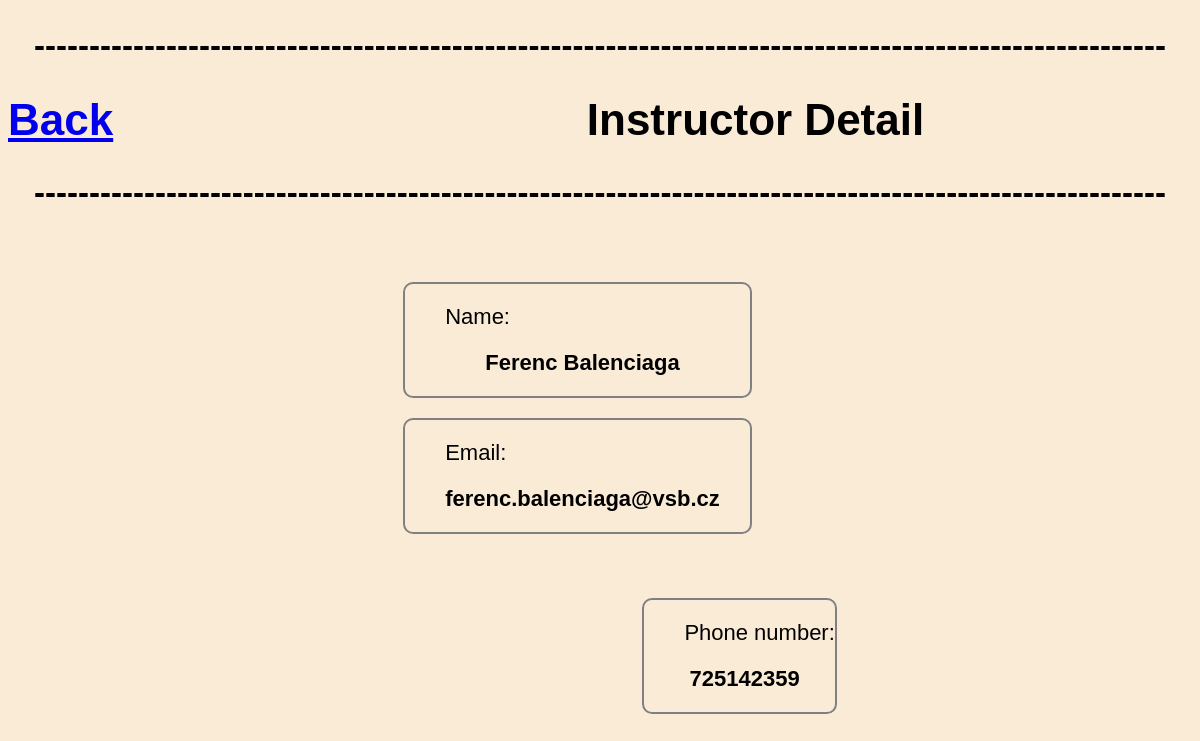
Page /gym/1/reservation/1/workout/2/instructor/1 on the committed database.
### reservations/models.py (models this page shows, shortened)
class Workout(models.Model):
    name = models.CharField(max_length=100)
    description = models.CharField(max_length=100)
    duration = models.IntegerField()
    difficulty = models.CharField(max_length=100)
    instructor = models.ForeignKey(Instructor, on_delete=models.CASCADE)
    equipment = models.ForeignKey(Equipment, on_delete=models.CASCADE)

class Instructor(models.Model):
    firstname = models.CharField(max_length=30)
    lastname = models.CharField(max_length=30)
    email = models.EmailField()
    phone_number = models.IntegerField()

### reservations/views.py (the view)
# urls.py: path('gym/<int:gym_id>/reservation/<int:reservation_id>/workout/<int:workout_id>/instructor/<int:instructor_id>', views.instructor_detail, name='instructor_detail'),
def instructor_detail(request,gym_id, reservation_id,workout_id, instructor_id):
    instructor = get_object_or_404(Instructor, pk=instructor_id)
    workout = get_object_or_404(Workout, pk=workout_id)
    reservation = get_object_or_404(Reservation, pk=reservation_id)
    gym = get_object_or_404(Gym,pk = gym_id)
    return render(request, 'reservations/instructor_detail.html', {'workout' : workout ,'instructor': instructor,'reservation': reservation,'gym' : gym})

### templates/reservations/instructor_detail.html (shortened to what this page needs)
<!DOCTYPE html>
<html>
<head>
</head>
<body>
    <h2>-------------------------------------------------------------------------------------------------------</h1>
        <h1><a class="back" href = "{% url 'workout_detail_main' gym.id workout.id %}"> Back</a>Instructor Detail</h1>
        <h2>-------------------------------------------------------------------------------------------------------</h1>
	<ul class = "left">
        <ul class="bordering">
		<li>
			Name:
		</li>
        <li class = "move_left">
			{{workout.instructor.firstname}}
			{{workout.instructor.lastname}}
		</li>
    </ul>
    <ul class="bordering">
		<li>
			Email:
		</li>
        <li class = "move_left">
			{{workout.instructor.email}}
		</li>
    </ul>
    </ul>
    <ul class= "right">
		<ul class="bordering">
            <li>
                Phone number:
            </li>
            <li class = "move_left" >
                {{workout.instructor.phone_number}}
            </li>
        </ul>
</body>
</html>

### templates/reservations/instructor_detail.html (style rules this page uses)
.bordering { margin-top: 20px; border-style: solid; border-width: 2px; border-color: grey; border-radius: 10px; }
.move_left { font-weight: bold; margin-right: 30px; margin-bottom: 20px; text-align: center; }
.left { margin-left : 30%; float : left; }
li { margin-top : 20px; }
.right { margin-right : 30%; float : right; }
ul { list-style-type: none; }
body { background-color: #FAEBD7; font-family: Arial, sans-serif; font-size: 22px; }
.back { display :flex; margin-right : 40%; }
h1 { display :flex; text-align : center; }
h2 { text-align : center; }

### rows in the picture
Workout: instructor.firstname "Ferenc", instructor.lastname "Balenciaga", instructor.email "ferenc.balenciaga@vsb.cz", instructor.phone_number "725142359"
